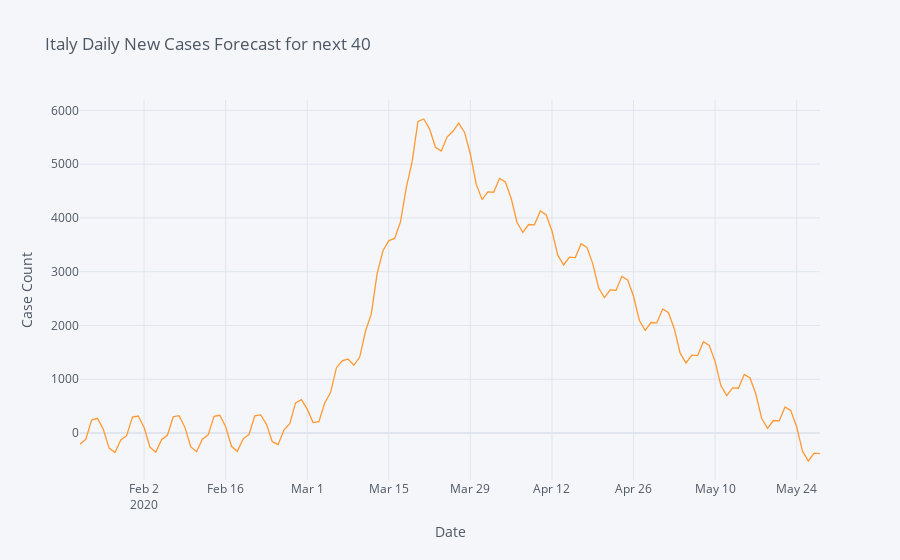

The cell this chart's notebook holds for it:
### Code cell
estimation_model(df, "Italy", Days = 40)
